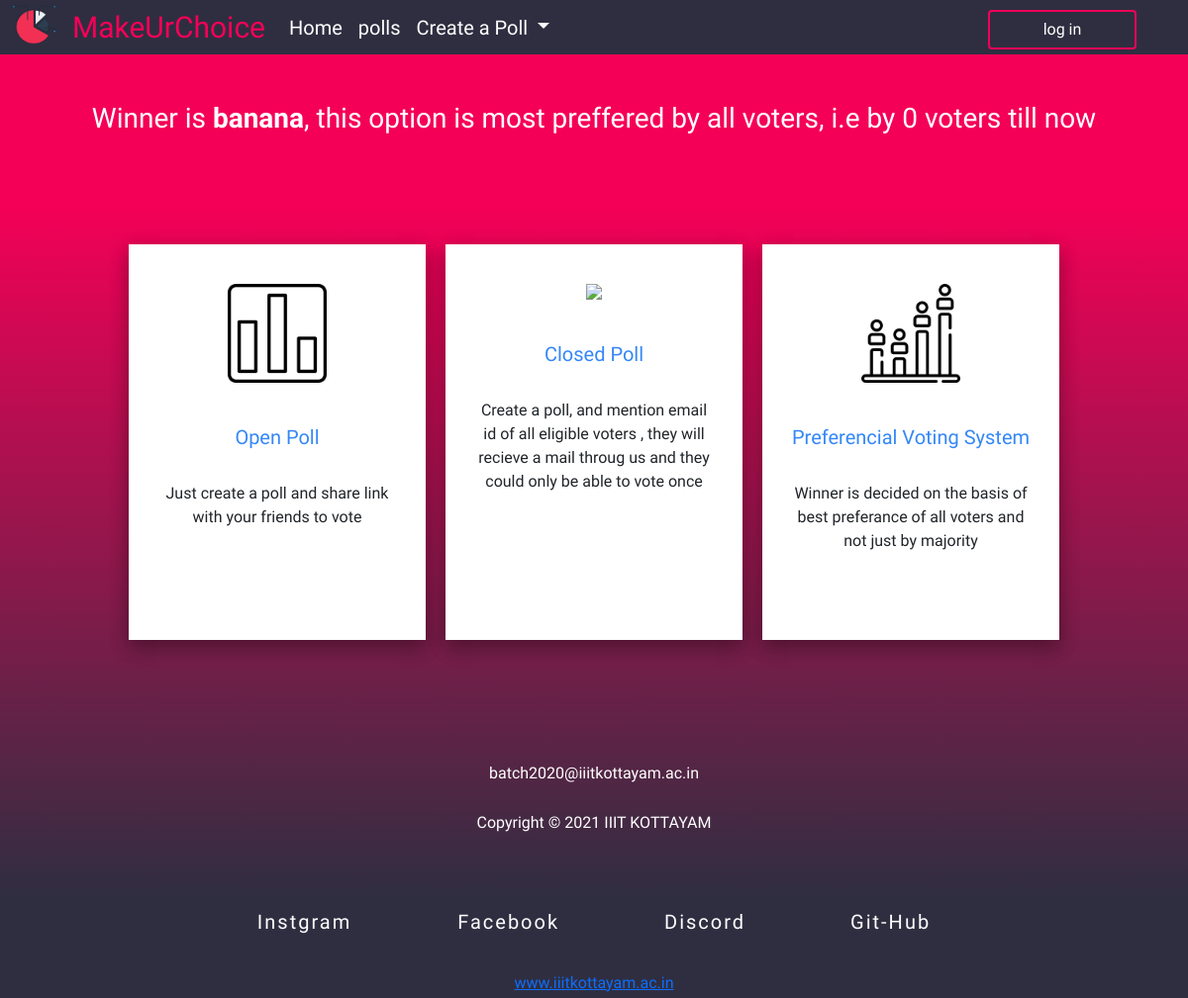
Before: /pollResult/30/ with the older database file.
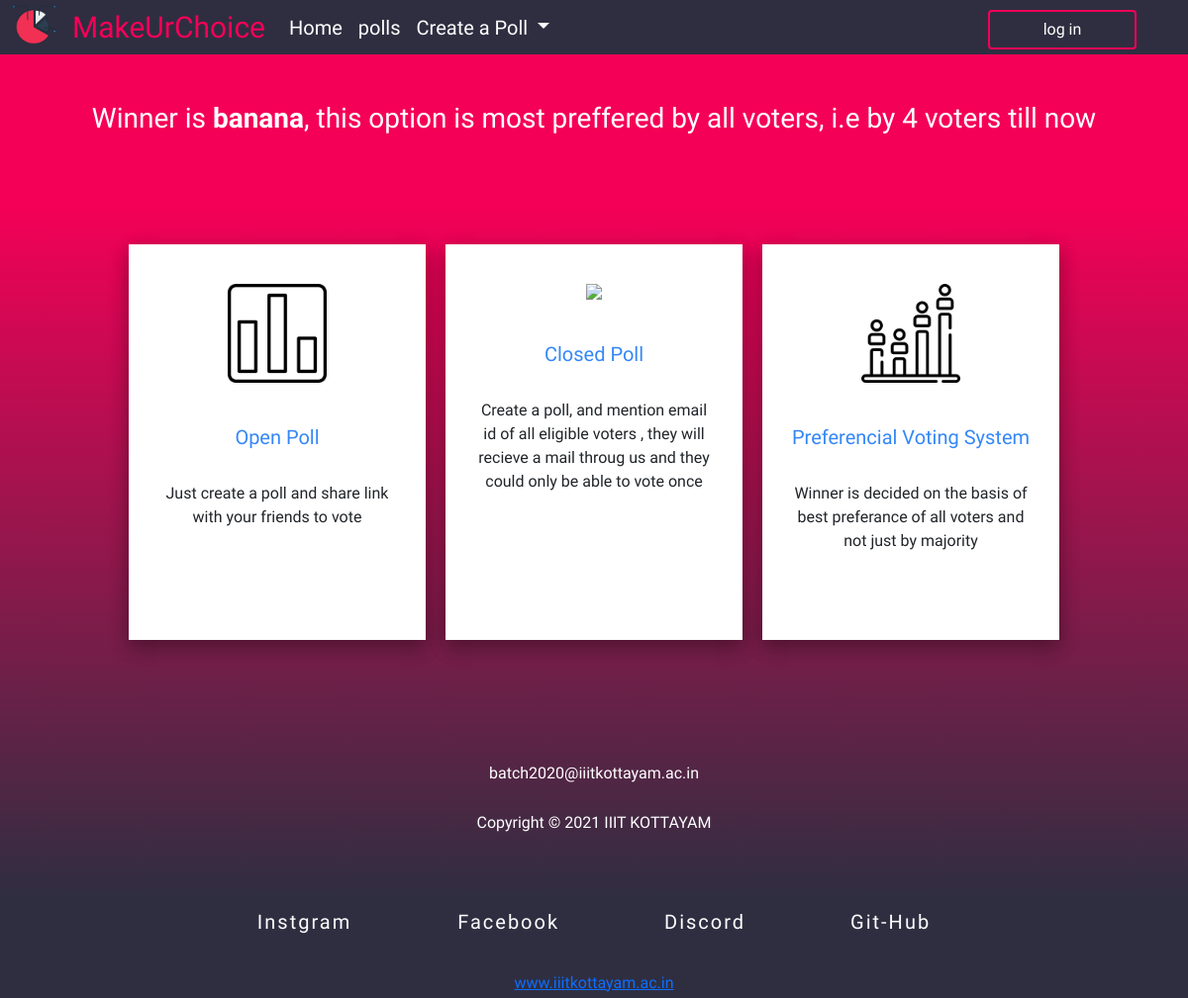
After: the same page with the newer database file.
### polling/models.py (models this page shows)
class CreatPoll(models.Model):
    Title = models.TextField()
    o1 = models.TextField()
    o2 = models.TextField()
    o3 = models.TextField()
    o4 = models.TextField()
    on1= models.IntegerField(default=0)
    on2= models.IntegerField(default=0)
    on3= models.IntegerField(default=0)
    on4= models.IntegerField(default=0)
    one_1=models.IntegerField(default=0)
    two_1=models.IntegerField(default=0)
    three_1=models.IntegerField(default=0)
    four_1=models.IntegerField(default=0)
    votes=models.IntegerField(default=0)

### polling/views.py (the view)
# urls.py: path('pollResult/<poll_id>/',views.pollResult,name='result'),
def pollResult(request,poll_id):
    poll=CreatPoll.objects.get(pk=poll_id)
    arr=[poll.on1,poll.on2,poll.on3,poll.on4]
    Ar=[poll.one_1,poll.two_1,poll.three_1,poll.four_1]
    a=[poll.o1,poll.o2,poll.o3,poll.o4]
    x=arr.index(min(arr))
    win=a[x]
    m=0
    for i in arr:
        if arr[x]==i:
            if Ar[x]>Ar[m]:
                win=a[x]
            else:
                win=a[m]
        m=m+1
        context={
        'poll':poll,
        'win':win
    }
    return render(request,'pollresult.html',context)

### templates/pollresult.html
{% extends 'base.html' %}
{% block content %}
<br><br>
<center>
  <h3 style="color:white" class="h3" >Winner is <b>{{win}}</b>, this option is most preffered by all voters, i.e by {{poll.votes}} voters till now</h3>
</center>
{% endblock %}

Changed rows visible on the page:
changed CreatPoll "banana": votes "0" → "4"
